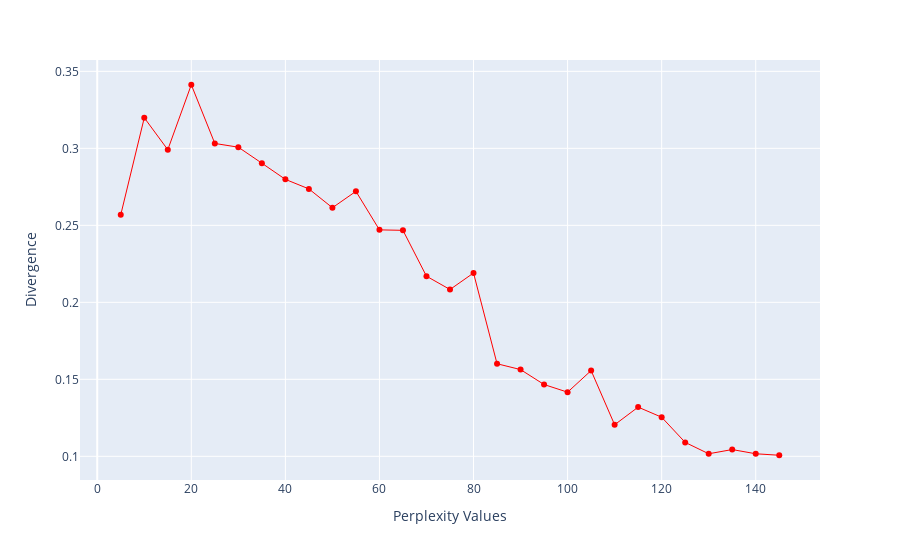

Notebook source saved alongside this figure:
### Markdown cell above
## Choosing the best perpexity value

### Code cell
perplexity = np.arange(5, 150, 5)
divergence = []

for i in perplexity:
    clean_pipeline = Pipeline([
        ('clean_pipeline', get_pipeline_clean_encode_only(categorical_features_one_hot, categorical_features_ordinal, numerical_features)),
        ('standard_scaler', StandardScaler()),
        ('PCA', PCA(n_components=10)),
        ('tsne', TSNE(n_components=2, init="pca", perplexity=i, random_state=RANDOM_STATE))
    ])

    reduced = clean_pipeline.fit_transform(df_by_sector.copy())
    divergence.append(clean_pipeline['tsne'].kl_divergence_)
fig = px.line(x=perplexity, y=divergence, markers=True)
fig.update_layout(xaxis_title="Perplexity Values", yaxis_title="Divergence")
fig.update_traces(line_color="red", line_width=1)
fig.show()

### Figure 1 — Plotly figure (JSON) as saved in the notebook; plotly's stock layout.template omitted (floating-point values rounded to 4 significant figures)
{"data": [{"hovertemplate": "x=%{x}<br>y=%{y}<extra></extra>", "legendgroup": "", "line": {"color": "red", "dash": "solid", "width": 1}, "marker": {"symbol": "circle"}, "mode": "lines+markers", "name": "", "orientation": "v", "showlegend": false, "type": "scatter", "x": [5, 10, 15, 20, 25, 30, 35, 40, 45, 50, 55, 60, 65, 70, 75, 80, 85, 90, 95, 100, 105, 110, 115, 120, 125, 130, 135, 140, 145], "xaxis": "x", "y": [0.2569, 0.3199, 0.2991, 0.3413, 0.3032, 0.3007, 0.2904, 0.2799, 0.2737, 0.2614, 0.2721, 0.2471, 0.2467, 0.217, 0.2083, 0.219, 0.1601, 0.1563, 0.1466, 0.1416, 0.1557, 0.1205, 0.1319, 0.1254, 0.109, 0.1016, 0.1044, 0.1016, 0.1007], "yaxis": "y"}], "layout": {"legend": {"tracegroupgap": 0}, "margin": {"t": 60}, "xaxis": {"anchor": "y", "domain": [0, 1], "title": {"text": "Perplexity Values"}}, "yaxis": {"anchor": "x", "domain": [0, 1], "title": {"text": "Divergence"}}}}
